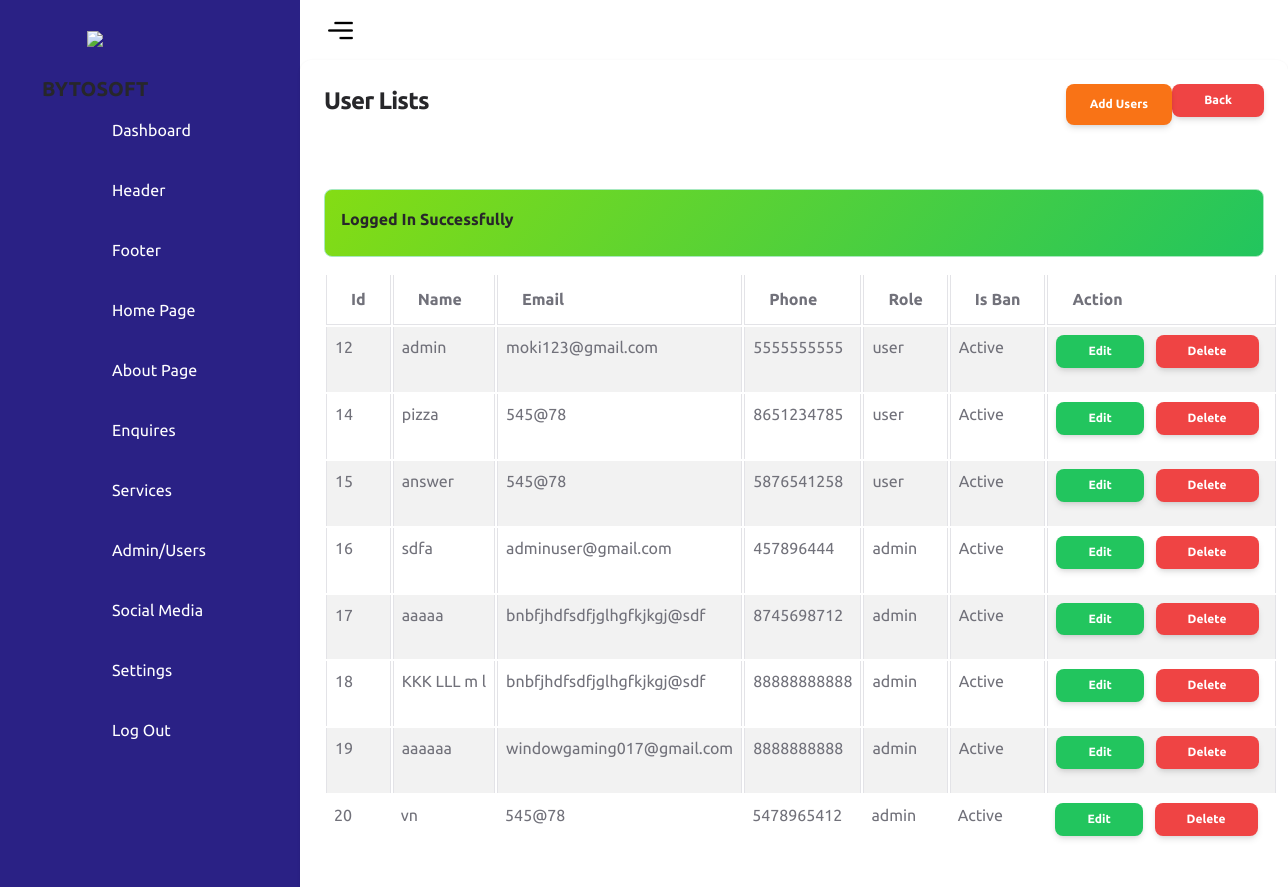
Screenshot of /admin/users.php (signed in) with the database file from the repository.
### tables this page shows
CREATE TABLE `users` (
  `id` int(11) UNSIGNED NOT NULL,
  `name` varchar(191) NOT NULL,
  `phone` varchar(20) NOT NULL,
  `email` varchar(100) NOT NULL,
  `password` varchar(100) NOT NULL,
  `is_ban` tinyint(1) NOT NULL DEFAULT 0 COMMENT '0=unban,1=ban',
  `role` varchar(100) NOT NULL COMMENT 'admin,user,staff',
  `created_at` date DEFAULT current_timestamp()
);

### admin/authentication.php (called while the page is built, shortened)
<?php
if (isset($_SESSION['auth'])) {
    if (isset($_SESSION['loggedInUserRole'])) {
        $role = validate($_SESSION['loggedInUserRole']);
        $email = validate($_SESSION['loggedInUser']['email']);
        $query = "SELECT * FROM users WHERE email ='$email' AND role= '$role' LIMIT 1 ";
        $result = mysqli_query($conn, $query);
    }
} else {
    redirect('../login.php', 'Login to continue...');
}

### admin/users.php (the view)
<?php include('includes/header.php'); ?>
<div class="row">
    <div class="col-md-12">
        <div class="card">
            <div class="card-header">
                <h4>
                    User Lists
                    <a href="index.php" class="btn btn-danger btn-sm mb-0 float-end">Back</a>
                    <a href="users-create.php" class="btn btn-primary float-end">Add Users</a>
                </h4>
            </div>
            <div class="card-body">
                <?= alertMessage(); ?>
                <table id="myTable" class="table table-bordered table-striped">
                    <thead>
                        <tr>
                            <th>Id</th>
                            <th>Name</th>
                            <th>Email</th>
                            <th>Phone</th>
                            <th>Role</th>
                            <th>Is Ban</th>
                            <th>Action</th>
                        </tr>
                    </thead>
                    <tbody>
                        <?php
                        $users = getAll('users');
                        if (mysqli_num_rows($users) > 0) {
                            foreach ($users as $userItem) {
                        ?>
                                <tr>
                                    <td><?= $userItem['id']; ?></td>
                                    <td><?= $userItem['name']; ?></td>
                                    <td><?= $userItem['email']; ?></td>
                                    <td><?= $userItem['phone']; ?></td>
                                    <td><?= $userItem['role']; ?></td>
                                    <td><?= $userItem['is_ban'] == 1 ? 'Banned' : 'Active'; ?></td>
                                    <td>
                                        <a href="users-edit.php?id=<?= $userItem['id']; ?>" class="btn btn-success btn-sm">Edit</a>
                                        <a href="users-delete.php?id=<?= $userItem['id']; ?>" class="btn btn-danger btn-sm mx-2" onclick="return confirm('Are you sure you want to delete this data?')">Delete</a>
                                    </td>
                                </tr>
                            <?php
                            }
                        } else {
                            ?>
                            <tr>
                                <td colspan="7">No Record Found</td>
                            </tr>
                        <?php
                        }
                        ?>
                    </tbody>
                </table>
            </div>
        </div>
    </div>
</div>

### admin/includes/header.php (shortened to what this page needs)
<?php
require('../config/function.php');
include('authentication.php');
?>
<!DOCTYPE html>
<html lang="en">
<head>
    <link rel="stylesheet" href="assets/css/style.css">
    <link href="assets/css/nucleo-icons.css" rel="stylesheet" />
    <link id="pagestyle" href="assets/css/soft-ui-dashboard.css" rel="stylesheet" />
</head>
<body>
    <?php include('sidebar.php') ?>
    <?php include('navbar.php') ?>
</body>
</html>

### admin/includes/sidebar.php (shortened to what this page needs)
<div class="navigation">
    <ul>
        <li>
            <a href="index.php">
                <span class="icon">
                    <img src="./assets/imgs/logo.png" class="col-md-3" width="40" >
                    <h5>BYTOSOFT</h5>
                   </span>
               </a>
           </li>
        <li>
            <a href="index.php">
                <span class="icon">
                </span>
                <span class="title"> Dashboard</span>
            </a>
        </li>
        <li>
            <a href="header.php">
                <span class="icon">
                </span>
                <span class="title">Header</span>
            </a>
        </li>
        <li>
            <a href="footer_page.php">
                <span class="icon">
                </span>
                <span class="title">Footer</span>
            </a>
        </li>
        <li>
            <a href="homepage.php">
                <span class="icon">
                </span>
                <span class="title">Home Page</span>
            </a>
        </li>
        <li>
            <a href="about-us-page.php">
                <span class="icon">
                </span>
                <span class="title">About Page</span>
            </a>
        </li>
        <li>
            <a href="enquiries.php">
                <span class="icon">
                </span>
                <span class="title">Enquires</span>
            </a>
        </li>
        <li>
            <a href="services.php">
                <span class="icon">
                </span>
                <span class="title">Services</span>
            </a>
        </li>
        <li>
            <a href="users.php">
                <span class="icon">
                </span>
                <span class="title">Admin/Users</span>
            </a>
        </li>
        <li>
            <a href="social-media.php">
                <span class="icon">
                </span>
                <span class="title">Social Media</span>
            </a>
        </li>
        <li>
            <a href="settings.php">
                <span class="icon">
                </span>
                <span class="title">Settings</span>
            </a>
        </li>
        <li>
            <a href="logout.php">
                <span class="icon">
                </span>
                <span class="title">Log Out</span>
            </a>
        </li>
    </ul>
</div>

### admin/includes/navbar.php (shortened to what this page needs)
<div class="main">
    <div class="topbar">
        <div class="toggle">
            <img src=./assets/imgs/menu.png class="col-md-5"  width="30">
        </div>
    </div>

### config/function.php (shortened to what this page needs)
<?php
require 'dbcon.php';
function validate($inputData){
    global $conn;
    $validatedData = mysqli_real_escape_string($conn,$inputData);
    return trim($validatedData);
}
function alertMessage()
{
    if(isset($_SESSION['status']))
    {
        echo '<div class ="alert alert-success">
        <h6>'.$_SESSION['status'].'</h4>
        </div>';
    }
}
function getAll($tableName)
{
    global $conn;
    $table = validate($tableName);
    $query = "SELECT * FROM $table";
    $result = mysqli_query($conn,$query);
    return $result;
}
?>

### admin/assets/css/style.css (style rules this page uses)
* { font-family: "Ubuntu", sans-serif; margin: 0; padding: 0; box-sizing: border-box; }
:root { --blue: #2a2185; --white: #fff; --gray: #f5f5f5; --black1: #222; --black2: #999; }
body { min-height: 100vh; overflow-x: hidden; }
.navigation { position: fixed; width: 300px; height: 100%; background: var(--blue); border-left: 10px solid var(--blue); transition: 0.5s; overflow: hidden; }
.navigation ul { position: absolute; top: 0; left: 0; width: 100%; }
.navigation ul li { position: relative; width: 100%; list-style: none; border-top-left-radius: 30px; border-bottom-left-radius: 30px; }
.navigation ul li:nth-child(1) { margin-bottom: 40px; pointer-events: none; }
.navigation ul li a { position: relative; display: block; width: 100%; display: flex; text-decoration: none; color: var(--white); }
.navigation ul li a .icon { position: relative; display: block; min-width: 60px; height: 60px; line-height: 75px; text-align: center; }
.navigation ul li a .title { position: relative; display: block; padding: 0 10px; height: 60px; line-height: 60px; text-align: start; white-space: nowrap; }
.main { position: absolute; width: calc(100% - 300px); left: 300px; min-height: 100vh; background: var(--white); transition: 0.5s; }
.topbar { width: 100%; height: 60px; display: flex; justify-content: space-between; align-items: center; padding: 0 10px; }
.toggle { position: relative; width: 60px; height: 60px; display: flex; justify-content: center; align-items: center; font-size: 2.5rem; cursor: pointer; }

### rows the page displays
users: id "12", name "admin", email "moki123@gmail.com", phone "5555555555", role "user", is_ban "Active"
users: id "14", name "pizza", email "545@78", phone "8651234785", role "user", is_ban "Active"
users: id "15", name "answer", email "545@78", phone "5876541258", role "user", is_ban "Active"
users: id "16", name "sdfa", email "adminuser@gmail.com", phone "457896444", role "admin", is_ban "Active"
users: id "17", name "aaaaa", email "bnbfjhdfsdfjglhgfkjkgj@sdf", phone "8745698712", role "admin", is_ban "Active"
users: id "18", name "KKK LLL m l", email "bnbfjhdfsdfjglhgfkjkgj@sdf", phone "88888888888", role "admin", is_ban "Active"
users: id "19", name "aaaaaa", email "windowgaming017@gmail.com", phone "8888888888", role "admin", is_ban "Active"
users: id "20", name "vn", email "545@78", phone "5478965412", role "admin", is_ban "Active"

### other values shown
$_SESSION['status'] "Logged In Successfully"
